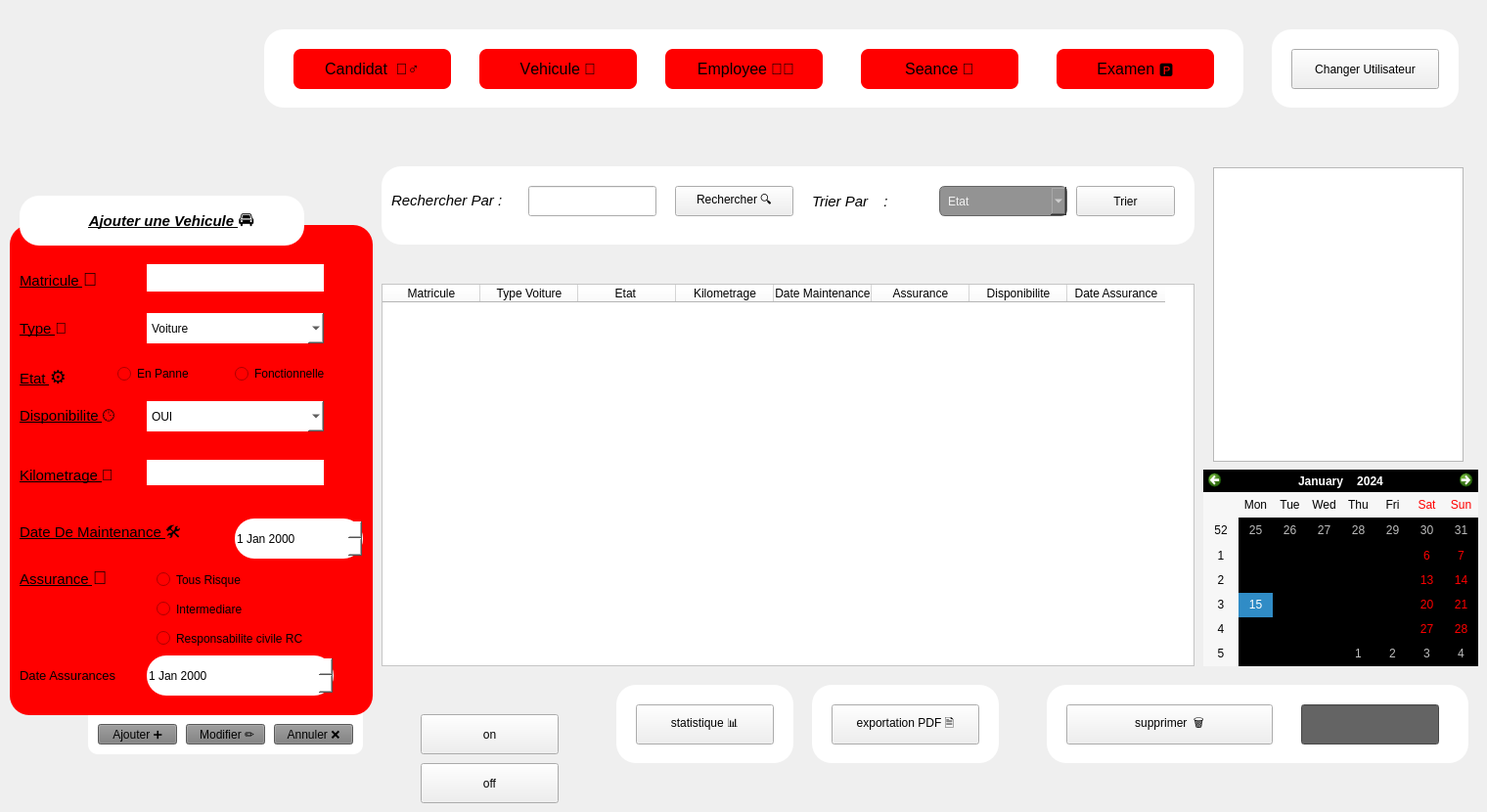
    <widget class="QWidget" name="tab1">
     <attribute name="title">
      <string>Tab 1</string>
     </attribute>
     <widget class="QGroupBox" name="groupBox">
      <property name="geometry">
       <rect>
        <x>10</x>
        <y>230</y>
        <width>371</width>
        <height>501</height>
       </rect>
      </property>
      <property name="font">
       <font>
        <pointsize>14</pointsize>
        <italic>false</italic>
        <bold>true</bold>
        <underline>false</underline>
        <strikeout>false</strikeout>
       </font>
      </property>
      <property name="styleSheet">
       <string notr="true">color: rgb(0, 0, 0);
background-color: rgb(255, 0, 0);
border-color: qlineargradient(spread:pad, x1:0, y1:0, x2:1, y2:0, stop:0 rgba(0, 0, 0, 255), stop:1 rgba(255, 255, 255, 255));
border-radius: 20px;
</string>
      </property>
      <property name="title">
       <string/>
      </property>
      <widget class="QLabel" name="label_mat">
       <property name="geometry">
        <rect>
         <x>10</x>
         <y>40</y>
         <width>111</width>
         <height>31</height>
        </rect>
       </property>
       <property name="font">
        <font>
         <pointsize>9</pointsize>
         <italic>false</italic>
         <bold>false</bold>
         <underline>false</underline>
         <strikeout>false</strikeout>
        </font>
       </property>
       <property name="text">
        <string>&lt;html&gt;&lt;head/&gt;&lt;body&gt;&lt;p&gt;&lt;span style=&quot; font-size:11pt; text-decoration: underline;&quot;&gt;Matricule &lt;/span&gt;&lt;span style=&quot; font-size:14pt;&quot;&gt;🔢&lt;/span&gt;&lt;/p&gt;&lt;/body&gt;&lt;/html&gt;</string>
       </property>
      </widget>
      <widget class="QLabel" name="label_2">
       <property name="geometry">
        <rect>
         <x>10</x>
         <y>140</y>
         <width>81</width>
         <height>31</height>
        </rect>
       </property>
       <property name="font">
        <font>
         <pointsize>9</pointsize>
         <italic>false</italic>
         <bold>false</bold>
         <underline>false</underline>
         <strikeout>false</strikeout>
        </font>
       </property>
       <property name="text">
        <string>&lt;html&gt;&lt;head/&gt;&lt;body&gt;&lt;p&gt;&lt;span style=&quot; font-size:11pt; text-decoration: underline;&quot;&gt;Etat &lt;/span&gt;&lt;span style=&quot; font-size:14pt;&quot;&gt;⚙️&lt;/span&gt;&lt;/p&gt;&lt;/body&gt;&lt;/html&gt;</string>
       </property>
      </widget>
      <widget class="QLabel" name="label_3">
       <property name="geometry">
        <rect>
         <x>10</x>
         <y>180</y>
         <width>131</width>
         <height>31</height>
        </rect>
       </property>
       <property name="font">
        <font>
         <pointsize>9</pointsize>
         <italic>false</italic>
         <bold>false</bold>
         <underline>false</underline>
         <strikeout>false</strikeout>
        </font>
       </property>
       <property name="text">
        <string>&lt;html&gt;&lt;head/&gt;&lt;body&gt;&lt;p&gt;&lt;span style=&quot; font-size:11pt; text-decoration: underline;&quot;&gt;Disponibilite &lt;/span&gt;&lt;span style=&quot; font-size:12pt;&quot;&gt;🕒&lt;/span&gt;&lt;/p&gt;&lt;/body&gt;&lt;/html&gt;</string>
       </property>
      </widget>
      <widget class="QLabel" name="label_4">
       <property name="geometry">
        <rect>
         <x>10</x>
         <y>240</y>
         <width>131</width>
         <height>31</height>
        </rect>
       </property>
       <property name="font">
        <font>
         <pointsize>9</pointsize>
         <italic>false</italic>
         <bold>false</bold>
         <underline>false</underline>
         <strikeout>false</strikeout>
        </font>
       </property>
       <property name="text">
        <string>&lt;html&gt;&lt;head/&gt;&lt;body&gt;&lt;p&gt;&lt;span style=&quot; font-size:11pt; text-decoration: underline;&quot;&gt;Kilometrage &lt;/span&gt;&lt;span style=&quot; font-size:12pt;&quot;&gt;📏&lt;/span&gt;&lt;/p&gt;&lt;/body&gt;&lt;/html&gt;</string>
       </property>
      </widget>
      <widget class="QLabel" name="label_5">
       <property name="geometry">
        <rect>
         <x>10</x>
         <y>300</y>
         <width>201</width>
         <height>31</height>
        </rect>
       </property>
       <property name="font">
        <font>
         <pointsize>9</pointsize>
         <italic>false</italic>
         <bold>false</bold>
         <underline>false</underline>
         <strikeout>false</strikeout>
        </font>
       </property>
       <property name="text">
        <string>&lt;html&gt;&lt;head/&gt;&lt;body&gt;&lt;p&gt;&lt;span style=&quot; font-size:11pt; text-decoration: underline;&quot;&gt;Date De Maintenance &lt;/span&gt;&lt;span style=&quot; font-size:12pt;&quot;&gt;🛠️&lt;/span&gt;&lt;/p&gt;&lt;/body&gt;&lt;/html&gt;</string>
       </property>
      </widget>
      <widget class="QLabel" name="label_6">
       <property name="geometry">
        <rect>
         <x>10</x>
         <y>90</y>
         <width>71</width>
         <height>31</height>
        </rect>
       </property>
       <property name="font">
        <font>
         <pointsize>9</pointsize>
         <italic>false</italic>
         <bold>false</bold>
         <underline>false</underline>
         <strikeout>false</strikeout>
        </font>
       </property>
       <property name="text">
        <string>&lt;html&gt;&lt;head/&gt;&lt;body&gt;&lt;p&gt;&lt;span style=&quot; font-size:11pt; text-decoration: underline;&quot;&gt;Type  &lt;/span&gt;&lt;span style=&quot; font-size:12pt;&quot;&gt;🚙&lt;/span&gt;&lt;/p&gt;&lt;/body&gt;&lt;/html&gt;</string>
       </property>
      </widget>
      <widget class="QLabel" name="label_7">
       <property name="geometry">
        <rect>
         <x>10</x>
         <y>340</y>
         <width>121</width>
         <height>41</height>
        </rect>
       </property>
       <property name="font">
        <font>
         <pointsize>9</pointsize>
         <italic>false</italic>
         <bold>false</bold>
         <underline>false</underline>
         <strikeout>false</strikeout>
        </font>
       </property>
       <property name="text">
        <string>&lt;html&gt;&lt;head/&gt;&lt;body&gt;&lt;p&gt;&lt;span style=&quot; font-size:11pt; text-decoration: underline;&quot;&gt;Assurance &lt;/span&gt;&lt;span style=&quot; font-size:14pt;&quot;&gt;🧾&lt;/span&gt;&lt;/p&gt;&lt;/body&gt;&lt;/html&gt;</string>
       </property>
      </widget>
      <widget class="QComboBox" name="comboBox_TypeVehicule">
       <property name="geometry">
        <rect>
         <x>140</x>
         <y>90</y>
         <width>181</width>
         <height>31</height>
        </rect>
       </property>
       <property name="font">
        <font>
         <pointsize>9</pointsize>
         <italic>false</italic>
         <bold>false</bold>
         <underline>false</underline>
         <strikeout>false</strikeout>
        </font>
       </property>
       <property name="styleSheet">
        <string notr="true">background-color: rgb(255, 255, 255);</string>
       </property>
       <item>
        <property name="text">
         <string>Voiture</string>
        </property>
       </item>
       <item>
        <property name="text">
         <string>Moto</string>
        </property>
       </item>
       <item>
        <property name="text">
         <string>Camion</string>
        </property>
       </item>
      </widget>
      <widget class="QDateEdit" name="dateEdit_Maintenance">
       <property name="geometry">
        <rect>
         <x>230</x>
         <y>300</y>
         <width>131</width>
         <height>41</height>
        </rect>
       </property>
       <property name="styleSheet">
        <string notr="true">background-color: rgb(255, 255, 255);</string>
       </property>
      </widget>
      <widget class="QLineEdit" name="lineEdit_Kilometrage">
       <property name="geometry">
        <rect>
         <x>140</x>
         <y>240</y>
         <width>181</width>
         <height>26</height>
        </rect>
       </property>
       <property name="styleSheet">
        <string notr="true">background-color: rgb(255, 255, 255);</string>
       </property>
      </widget>
      <widget class="QRadioButton" name="radioButton_TousRisque">
       <property name="geometry">
        <rect>
         <x>150</x>
         <y>350</y>
         <width>111</width>
         <height>25</height>
        </rect>
       </property>
       <property name="text">
        <string>Tous Risque</string>
       </property>
      </widget>
      <widget class="QRadioButton" name="radioButton_Intermediaire">
       <property name="geometry">
        <rect>
         <x>150</x>
         <y>380</y>
         <width>111</width>
         <height>25</height>
        </rect>
       </property>
       <property name="text">
        <string>Intermediare</string>
       </property>
      </widget>
      <widget class="QRadioButton" name="radioButton_ResponsabiliteCivile">
       <property name="geometry">
        <rect>
         <x>150</x>
         <y>410</y>
         <width>201</width>
         <height>25</height>
        </rect>
       </property>
       <property name="text">
        <string>Responsabilite civile RC</string>
       </property>
      </widget>
      <widget class="QLabel" name="label_11">
       <property name="geometry">
        <rect>
         <x>10</x>
         <y>440</y>
         <width>141</width>
         <height>41</height>
        </rect>
       </property>
       <property name="font">
        <font>
         <pointsize>9</pointsize>
         <italic>false</italic>
         <bold>false</bold>
         <underline>false</underline>
         <strikeout>false</strikeout>
        </font>
       </property>
       <property name="text">
        <string>&lt;html&gt;&lt;head/&gt;&lt;body&gt;&lt;p&gt;&lt;span style=&quot; font-size:10pt;&quot;&gt;Date Assurances&lt;/span&gt;&lt;/p&gt;&lt;/body&gt;&lt;/html&gt;</string>
       </property>
      </widget>
      <widget class="QDateEdit" name="date_assurance">
       <property name="geometry">
        <rect>
         <x>140</x>
         <y>440</y>
         <width>191</width>
         <height>41</height>
        </rect>
       </property>
       <property name="styleSheet">
        <string notr="true">background-color: rgb(255, 255, 255);</string>
       </property>
      </widget>
      <widget class="QComboBox" name="comboBox_dipo">
       <property name="geometry">
        <rect>
         <x>140</x>
         <y>180</y>
         <width>181</width>
         <height>31</height>
        </rect>
       </property>
       <property name="font">
        <font>
         <pointsize>9</pointsize>
         <italic>false</italic>
         <bold>false</bold>
         <underline>false</underline>
         <strikeout>false</strikeout>
        </font>
       </property>
       <property name="styleSheet">
        <string notr="true">background-color: rgb(255, 255, 255);</string>
       </property>
       <item>
        <property name="text">
         <string>OUI</string>
        </property>
       </item>
       <item>
        <property name="text">
         <string>NON</string>
        </property>
       </item>
      </widget>
      <widget class="QLineEdit" name="matricule">
       <property name="geometry">
        <rect>
         <x>140</x>
         <y>40</y>
         <width>181</width>
         <height>28</height>
        </rect>
       </property>
       <property name="styleSheet">
        <string notr="true">background-color: rgb(255, 255, 255);</string>
       </property>
      </widget>
      <widget class="QGroupBox" name="groupBox_2">
       <property name="geometry">
        <rect>
         <x>100</x>
         <y>130</y>
         <width>261</width>
         <height>41</height>
        </rect>
       </property>
       <property name="title">
        <string/>
       </property>
       <widget class="QRadioButton" name="radioButton_EnPanne">
        <property name="geometry">
         <rect>
          <x>10</x>
          <y>10</y>
          <width>110</width>
          <height>24</height>
         </rect>
        </property>
        <property name="styleSheet">
         <string notr="true">background-color: rgb(255, 0, 0);</string>
        </property>
        <property name="text">
         <string>En Panne</string>
        </property>
       </widget>
       <widget class="QRadioButton" name="radioButton_Fonctionnelle">
        <property name="geometry">
         <rect>
          <x>130</x>
          <y>10</y>
          <width>121</width>
          <height>24</height>
         </rect>
        </property>
        <property name="text">
         <string>Fonctionnelle</string>
        </property>
       </widget>
      </widget>
     </widget>
     <widget class="QGroupBox" name="menu">
      <property name="geometry">
       <rect>
        <x>270</x>
        <y>30</y>
        <width>1001</width>
        <height>80</height>
       </rect>
      </property>
      <property name="styleSheet">
       <string notr="true">#menu{
	border-color: rgb(85, 170, 0);
border-radius: 20px;
background: white ;
}</string>
      </property>
      <property name="title">
       <string/>
      </property>
      <widget class="QPushButton" name="candidat_2">
       <property name="enabled">
        <bool>true</bool>
       </property>
       <property name="geometry">
        <rect>
         <x>30</x>
         <y>20</y>
         <width>161</width>
         <height>41</height>
        </rect>
       </property>
       <property name="font">
        <font>
         <pointsize>12</pointsize>
         <bold>false</bold>
         <strikeout>false</strikeout>
         <kerning>false</kerning>
        </font>
       </property>
       <property name="whatsThis">
        <string>&lt;html&gt;&lt;head/&gt;&lt;body&gt;&lt;p&gt;&lt;br/&gt;&lt;/p&gt;&lt;/body&gt;&lt;/html&gt;</string>
       </property>
       <property name="styleSheet">
        <string notr="true"> background-color:rgb(255, 0, 0);;   /* rouge vif */
    color: black ;                /* texte blanc */
    border-radius: 8px;          /* coins arrondis */
    padding: 8px 16px;           /* espace interne */
              
    border: none;</string>
       </property>
       <property name="text">
        <string>Candidat  🧍‍♂️</string>
       </property>
      </widget>
      <widget class="QPushButton" name="vehicule_2">
       <property name="enabled">
        <bool>true</bool>
       </property>
       <property name="geometry">
        <rect>
         <x>220</x>
         <y>20</y>
         <width>161</width>
         <height>41</height>
        </rect>
       </property>
       <property name="font">
        <font>
         <pointsize>12</pointsize>
         <bold>false</bold>
         <kerning>false</kerning>
        </font>
       </property>
       <property name="styleSheet">
        <string notr="true"> background-color:rgb(255, 0, 0);;   /* rouge vif */
    color: black;                /* texte blanc */
    border-radius: 8px;          /* coins arrondis */
    padding: 8px 16px;           /* espace interne */
    
    border: none;</string>
       </property>
       <property name="text">
        <string>Vehicule 🚗</string>
       </property>
      </widget>
      <widget class="QPushButton" name="employee_2">
       <property name="enabled">
        <bool>true</bool>
       </property>
       <property name="geometry">
        <rect>
         <x>410</x>
         <y>20</y>
         <width>161</width>
         <height>41</height>
        </rect>
       </property>
       <property name="font">
        <font>
         <pointsize>12</pointsize>
         <bold>false</bold>
         <kerning>false</kerning>
        </font>
       </property>
       <property name="styleSheet">
        <string notr="true"> background-color:rgb(255, 0, 0);;   /* rouge vif */
    color: black;                /* texte blanc */
    border-radius: 8px;          /* coins arrondis */
    padding: 8px 16px;           /* espace interne */
   
    border: none;</string>
       </property>
       <property name="text">
        <string> Employee 🧑‍🏫</string>
       </property>
      </widget>
      <widget class="QPushButton" name="seance_2">
       <property name="enabled">
        <bool>true</bool>
       </property>
       <property name="geometry">
        <rect>
         <x>610</x>
         <y>20</y>
         <width>161</width>
         <height>41</height>
        </rect>
       </property>
       <property name="font">
        <font>
         <pointsize>12</pointsize>
         <bold>false</bold>
         <kerning>false</kerning>
        </font>
       </property>
       <property name="styleSheet">
        <string notr="true"> background-color:rgb(255, 0, 0);;   /* rouge vif */
    color: black;                /* texte blanc */
    border-radius: 8px;          /* coins arrondis */
    padding: 8px 16px;           /* espace interne */
   
    border: none;</string>
       </property>
       <property name="text">
        <string>Seance 🧭</string>
       </property>
      </widget>
      <widget class="QPushButton" name="examen_2">
       <property name="enabled">
        <bool>true</bool>
       </property>
       <property name="geometry">
        <rect>
         <x>810</x>
         <y>20</y>
         <width>161</width>
         <height>41</height>
        </rect>
       </property>
       <property name="font">
        <font>
         <pointsize>12</pointsize>
         <bold>false</bold>
         <kerning>false</kerning>
        </font>
       </property>
       <property name="styleSheet">
        <string notr="true"> background-color:rgb(255, 0, 0);;   /* rouge vif */
    color: black;                /* texte blanc */
    border-radius: 8px;          /* coins arrondis */
    padding: 8px 16px;           /* espace interne */
    
    border: none;</string>
       </property>
       <property name="text">
        <string>Examen 🅿️</string>
       </property>
      </widget>
     </widget>
     <widget class="QCalendarWidget" name="calendarWidget">
      <property name="geometry">
       <rect>
        <x>1230</x>
        <y>480</y>
        <width>281</width>
        <height>201</height>
       </rect>
      </property>
      <property name="styleSheet">
       <string notr="true">background-color: rgb(0, 0, 0);</string>
      </property>
     </widget>
     <widget class="QFrame" name="frame2">
      <property name="geometry">
       <rect>
        <x>20</x>
        <y>200</y>
        <width>291</width>
        <height>51</height>
       </rect>
      </property>
      <property name="styleSheet">
       <string notr="true">#frame2{

border-radius: 20px;
background: white ;
}</string>
      </property>
      <property name="frameShape">
       <enum>QFrame::Shape::StyledPanel</enum>
      </property>
      <property name="frameShadow">
       <enum>QFrame::Shadow::Raised</enum>
      </property>
      <widget class="QLabel" name="label_77">
       <property name="geometry">
        <rect>
         <x>50</x>
         <y>10</y>
         <width>211</width>
         <height>31</height>
        </rect>
       </property>
       <property name="styleSheet">
        <string notr="true">background-color: rgb(255, 255, 255);</string>
       </property>
       <property name="text">
        <string>&lt;html&gt;&lt;head/&gt;&lt;body&gt;&lt;p align=&quot;center&quot;&gt;&lt;span style=&quot; font-size:11pt; font-weight:700; font-style:italic; text-decoration: underline; color:#000000;&quot;&gt;Ajouter une Vehicule &lt;/span&gt;&lt;span style=&quot; font-size:14pt;&quot;&gt;🚘&lt;/span&gt;&lt;/p&gt;&lt;/body&gt;&lt;/html&gt;</string>
       </property>
      </widget>
     </widget>
     <widget class="QLabel" name="label_19">
      <property name="geometry">
       <rect>
        <x>-120</x>
        <y>40</y>
        <width>371</width>
        <height>121</height>
       </rect>
      </property>
      <property name="text">
       <string/>
      </property>
      <property name="pixmap">
       <pixmap resource="resource.qrc">:/new/prefix1/logo.png</pixmap>
      </property>
     </widget>
     <widget class="QFrame" name="recherche">
      <property name="geometry">
       <rect>
        <x>390</x>
        <y>170</y>
        <width>831</width>
        <height>80</height>
       </rect>
      </property>
      <property name="styleSheet">
       <string notr="true">#recherche{
	border-color: rgb(85, 170, 0);
border-radius: 20px;
background: white ;
}</string>
      </property>
      <property name="frameShape">
       <enum>QFrame::Shape::StyledPanel</enum>
      </property>
      <property name="frameShadow">
       <enum>QFrame::Shadow::Raised</enum>
      </property>
      <widget class="QLabel" name="label_9">
       <property name="geometry">
        <rect>
         <x>10</x>
         <y>20</y>
         <width>131</width>
         <height>31</height>
        </rect>
       </property>
       <property name="font">
        <font>
         <pointsize>11</pointsize>
         <italic>true</italic>
        </font>
       </property>
       <property name="styleSheet">
        <string notr="true">background-color: rgb(255, 255, 255);</string>
       </property>
       <property name="text">
        <string>&lt;html&gt;&lt;head/&gt;&lt;body&gt;&lt;p&gt;&lt;span style=&quot; color:#000000;&quot;&gt;Rechercher Par  :&lt;/span&gt;&lt;/p&gt;&lt;/body&gt;&lt;/html&gt;</string>
       </property>
      </widget>
      <widget class="QLineEdit" name="lineEdit_Recherche">
       <property name="geometry">
        <rect>
         <x>150</x>
         <y>20</y>
         <width>131</width>
         <height>31</height>
        </rect>
       </property>
      </widget>
      <widget class="QLabel" name="label_10">
       <property name="geometry">
        <rect>
         <x>440</x>
         <y>20</y>
         <width>111</width>
         <height>31</height>
        </rect>
       </property>
       <property name="font">
        <font>
         <pointsize>11</pointsize>
         <italic>true</italic>
        </font>
       </property>
       <property name="styleSheet">
        <string notr="true">background-color: rgb(255, 255, 255);</string>
       </property>
       <property name="text">
        <string>&lt;html&gt;&lt;head/&gt;&lt;body&gt;&lt;p&gt;&lt;span style=&quot; color:#000000;&quot;&gt;Trier Par &lt;/span&gt;&lt;span style=&quot; font-size:12pt; color:#000000;&quot;/&gt;&lt;span style=&quot; font-size:12pt;&quot;&gt;🔽&lt;/span&gt;&lt;span style=&quot; color:#000000;&quot;&gt;: &lt;/span&gt;&lt;/p&gt;&lt;/body&gt;&lt;/html&gt;</string>
       </property>
      </widget>
      <widget class="QComboBox" name="comboBox_Trier">
       <property name="geometry">
        <rect>
         <x>570</x>
         <y>20</y>
         <width>131</width>
         <height>31</height>
        </rect>
       </property>
       <property name="styleSheet">
        <string notr="true">background-color: #939393;   /* gris foncé */
    color: #f0f0f0;              /* blanc clair */
    border: 1px solid #666666;
    border-radius: 6px;
    padding: 4px 8px;</string>
       </property>
       <item>
        <property name="text">
         <string>Etat</string>
        </property>
       </item>
       <item>
        <property name="text">
         <string>Disponibilite</string>
        </property>
       </item>
      </widget>
      <widget class="QPushButton" name="pushButton_Rechercher">
       <property name="geometry">
        <rect>
         <x>300</x>
         <y>20</y>
         <width>121</width>
         <height>31</height>
        </rect>
       </property>
       <property name="text">
        <string>Rechercher 🔍</string>
       </property>
      </widget>
      <widget class="QPushButton" name="pushButton_trier">
       <property name="geometry">
        <rect>
         <x>710</x>
         <y>20</y>
         <width>101</width>
         <height>31</height>
        </rect>
       </property>
       <property name="text">
        <string>Trier</string>
       </property>
      </widget>
     </widget>
     <widget class="QFrame" name="supp">
      <property name="geometry">
       <rect>
        <x>1070</x>
        <y>700</y>
        <width>431</width>
        <height>80</height>
       </rect>
      </property>
      <property name="styleSheet">
       <string notr="true">#supp{
	border-color: rgb(85, 170, 0);
border-radius: 20px;
background: white ;
}</string>
      </property>
      <property name="frameShape">
       <enum>QFrame::Shape::StyledPanel</enum>
      </property>
      <property name="frameShadow">
       <enum>QFrame::Shadow::Raised</enum>
      </property>
      <widget class="QLineEdit" name="lineEdit_supprimer">
       <property name="geometry">
        <rect>
         <x>260</x>
         <y>20</y>
         <width>141</width>
         <height>41</height>
        </rect>
       </property>
       <property name="styleSheet">
        <string notr="true">background-color: rgb(100, 100, 100);
border-color: rgb(0, 0, 0);</string>
       </property>
      </widget>
      <widget class="QPushButton" name="pushButton_supprimer">
       <property name="geometry">
        <rect>
         <x>20</x>
         <y>20</y>
         <width>211</width>
         <height>41</height>
        </rect>
       </property>
       <property name="text">
        <string>supprimer  🗑️</string>
       </property>
      </widget>
     </widget>
     <widget class="QFrame" name="pdf">
      <property name="geometry">
       <rect>
        <x>830</x>
        <y>700</y>
        <width>191</width>
        <height>80</height>
       </rect>
      </property>
      <property name="styleSheet">
       <string notr="true">#pdf{
	border-color: rgb(85, 170, 0);
border-radius: 20px;
background: white ;
}</string>
      </property>
      <property name="frameShape">
       <enum>QFrame::Shape::StyledPanel</enum>
      </property>
      <property name="frameShadow">
       <enum>QFrame::Shadow::Raised</enum>
      </property>
      <widget class="QPushButton" name="pushButton_53">
       <property name="geometry">
        <rect>
         <x>20</x>
         <y>20</y>
         <width>151</width>
         <height>41</height>
        </rect>
       </property>
       <property name="text">
        <string>exportation PDF 🗎</string>
       </property>
      </widget>
     </widget>
     <widget class="QTableWidget" name="tableWidget_Vehicule">
      <property name="geometry">
       <rect>
        <x>390</x>
        <y>290</y>
        <width>831</width>
        <height>391</height>
       </rect>
      </property>
      <property name="styleSheet">
       <string notr="true">background-color: white               ;
selection-color: rgb(255, 0, 0);
alternate-background-color: rgb(255, 0, 0);
color: black
</string>
      </property>
      <column>
       <property name="text">
        <string>Matricule</string>
       </property>
      </column>
      <column>
       <property name="text">
        <string>Type Voiture</string>
       </property>
      </column>
      <column>
       <property name="text">
        <string>Etat </string>
       </property>
      </column>
      <column>
       <property name="text">
        <string>Kilometrage</string>
       </property>
      </column>
      <column>
       <property name="text">
        <string>Date Maintenance</string>
       </property>
      </column>
      <column>
       <property name="text">
        <string>Assurance</string>
       </property>
      </column>
      <column>
       <property name="text">
        <string>Disponibilite</string>
       </property>
      </column>
      <column>
       <property name="text">
        <string>Date Assurance</string>
       </property>
      </column>
     </widget>
     <widget class="QFrame" name="utilisateur">
      <property name="geometry">
       <rect>
        <x>1300</x>
        <y>30</y>
        <width>191</width>
        <height>80</height>
       </rect>
      </property>
      <property name="styleSheet">
       <string notr="true">#utilisateur{
	border-color: rgb(85, 170, 0);
border-radius: 20px;
background: white ;
}</string>
      </property>
      <property name="frameShape">
       <enum>QFrame::Shape::StyledPanel</enum>
      </property>
      <property name="frameShadow">
       <enum>QFrame::Shadow::Raised</enum>
      </property>
      <widget class="QPushButton" name="pushButton_54">
       <property name="geometry">
        <rect>
         <x>20</x>
         <y>20</y>
         <width>151</width>
         <height>41</height>
        </rect>
       </property>
       <property name="text">
        <string>Changer Utilisateur</string>
       </property>
      </widget>
     </widget>
     <widget class="QFrame" name="pdf_6">
      <property name="geometry">
       <rect>
        <x>90</x>
        <y>690</y>
        <width>281</width>
        <height>81</height>
       </rect>
      </property>
      <property name="styleSheet">
       <string notr="true">#pdf_6{
	border-color: rgb(85, 170, 0);
border-radius: 10px;
background: white ;
}</string>
      </property>
      <property name="frameShape">
       <enum>QFrame::Shape::StyledPanel</enum>
      </property>
      <property name="frameShadow">
       <enum>QFrame::Shadow::Raised</enum>
      </property>
      <widget class="QPushButton" name="pushButton_Ajouter">
       <property name="geometry">
        <rect>
         <x>10</x>
         <y>50</y>
         <width>81</width>
         <height>21</height>
        </rect>
       </property>
       <property name="styleSheet">
        <string notr="true">background-color: rgb(124, 124, 124);</string>
       </property>
       <property name="text">
        <string>Ajouter ➕</string>
       </property>
      </widget>
      <widget class="QPushButton" name="pushButton_105">
       <property name="geometry">
        <rect>
         <x>100</x>
         <y>50</y>
         <width>81</width>
         <height>21</height>
        </rect>
       </property>
       <property name="styleSheet">
        <string notr="true">background-color: rgb(124, 124, 124);</string>
       </property>
       <property name="text">
        <string> Modifier ✏️</string>
       </property>
      </widget>
      <widget class="QPushButton" name="pushButton_Annuler">
       <property name="geometry">
        <rect>
         <x>190</x>
         <y>50</y>
         <width>81</width>
         <height>21</height>
        </rect>
       </property>
       <property name="styleSheet">
        <string notr="true">background-color: rgb(124, 124, 124);</string>
       </property>
       <property name="text">
        <string>Annuler ❌</string>
       </property>
      </widget>
     </widget>
     <widget class="QFrame" name="pdf_7">
      <property name="geometry">
       <rect>
        <x>630</x>
        <y>700</y>
        <width>181</width>
        <height>80</height>
       </rect>
      </property>
      <property name="styleSheet">
       <string notr="true">#pdf_7{
	border-color: rgb(0, 0, 0);
	border-color: rgb(85, 170, 0);
border-radius: 20px;
background: white ;
}</string>
      </property>
      <property name="frameShape">
       <enum>QFrame::Shape::StyledPanel</enum>
      </property>
      <property name="frameShadow">
       <enum>QFrame::Shadow::Raised</enum>
      </property>
      <widget class="QPushButton" name="btnStats">
       <property name="geometry">
        <rect>
         <x>20</x>
         <y>20</y>
         <width>141</width>
         <height>41</height>
        </rect>
       </property>
       <property name="text">
        <string>statistique 📊</string>
       </property>
      </widget>
     </widget>
     <widget class="QGraphicsView" name="graphicsView">
      <property name="geometry">
       <rect>
        <x>1240</x>
        <y>171</y>
        <width>256</width>
        <height>301</height>
       </rect>
      </property>
     </widget>
     <widget class="QPushButton" name="pushButton_On">
      <property name="geometry">
       <rect>
        <x>430</x>
        <y>730</y>
        <width>141</width>
        <height>41</height>
       </rect>
      </property>
      <property name="text">
       <string>on</string>
      </property>
     </widget>
     <widget class="QPushButton" name="pushButton_Off">
      <property name="geometry">
       <rect>
        <x>430</x>
        <y>780</y>
        <width>141</width>
        <height>41</height>
       </rect>
      </property>
      <property name="text">
       <string>off</string>
      </property>
     </widget>
     <zorder>pdf_6</zorder>
     <zorder>label_19</zorder>
     <zorder>pdf</zorder>
     <zorder>supp</zorder>
     <zorder>recherche</zorder>
     <zorder>groupBox</zorder>
     <zorder>menu</zorder>
     <zorder>calendarWidget</zorder>
     <zorder>frame2</zorder>
     <zorder>tableWidget_Vehicule</zorder>
     <zorder>utilisateur</zorder>
     <zorder>pdf_7</zorder>
     <zorder>graphicsView</zorder>
     <zorder>pushButton_On</zorder>
     <zorder>pushButton_Off</zorder>
    </widget>
